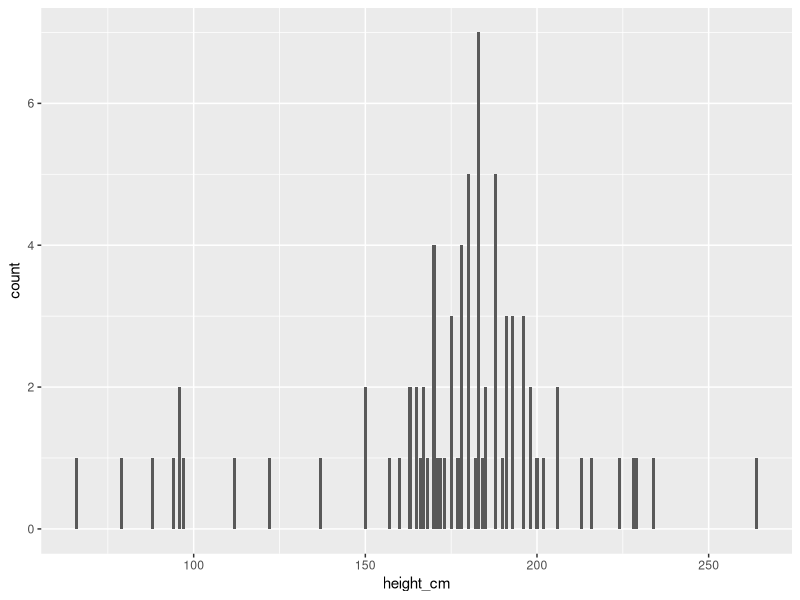
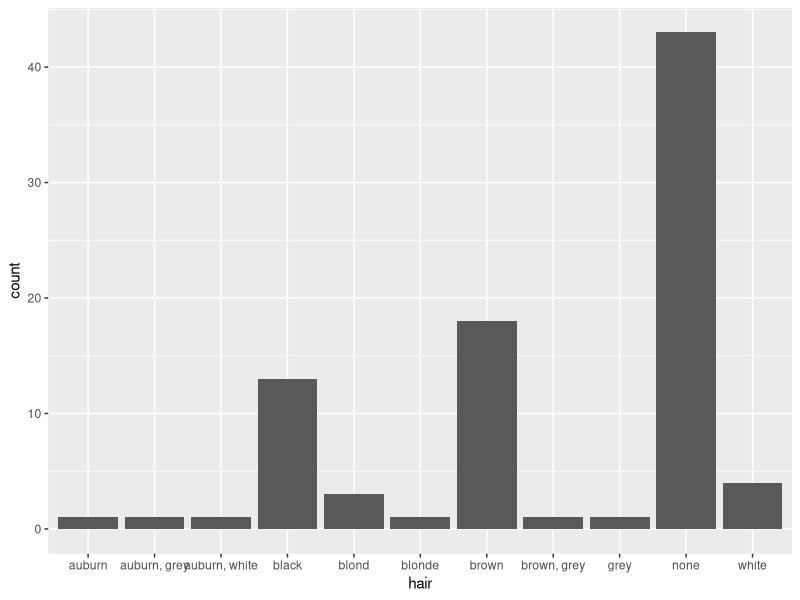
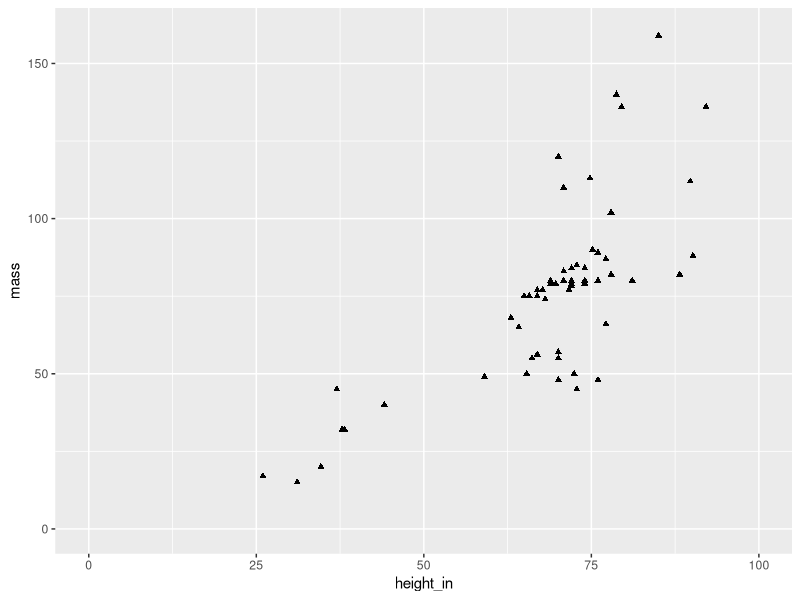
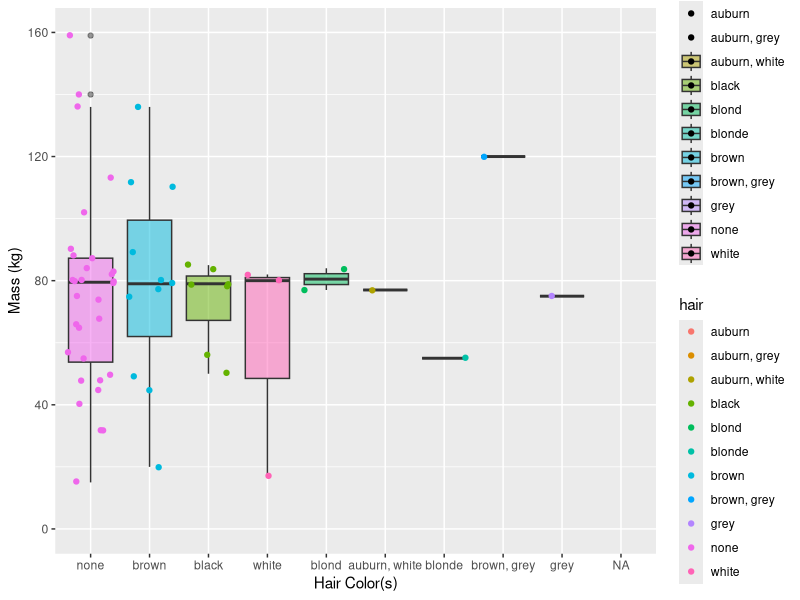
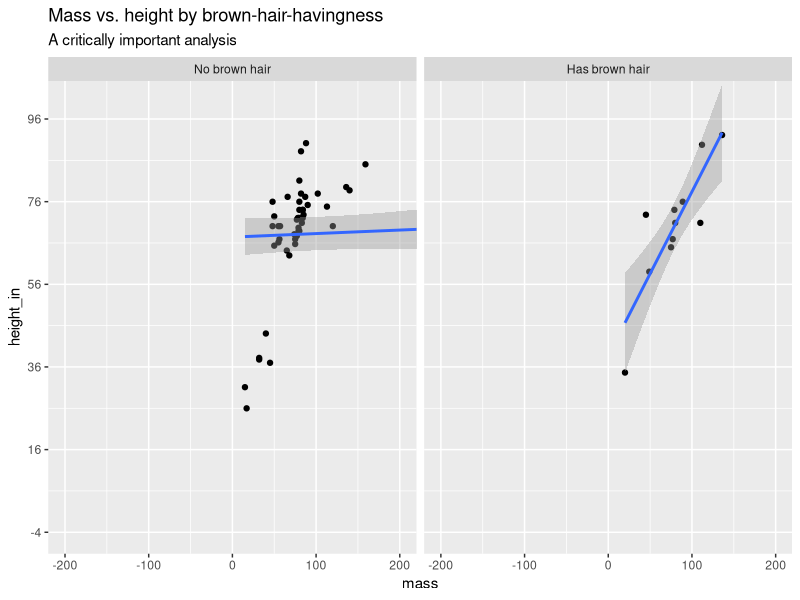
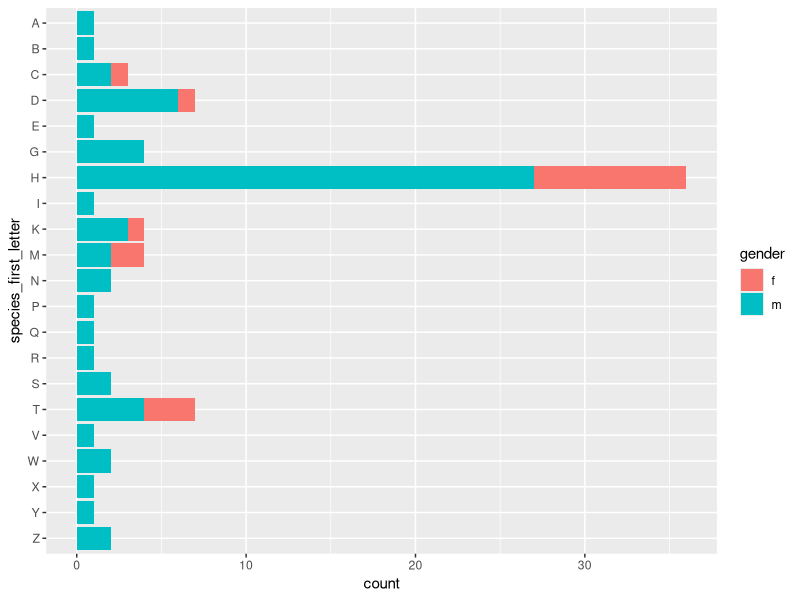
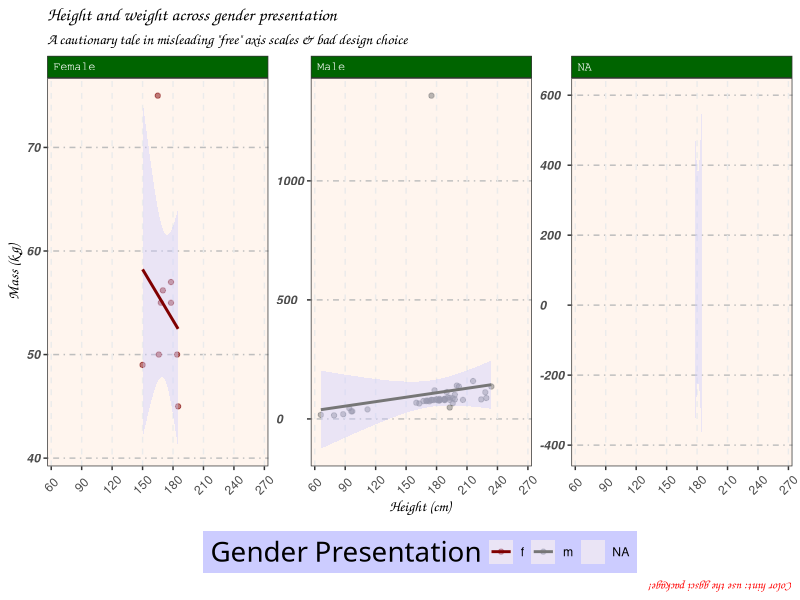

Write R code to recreate these figures, in order.
library(tidyverse)

## Create your goal tibble to replicate

# Run this line to see what your end product should look like
sw.wrangled.goal <- read_csv("sw-wrangled.csv") %>% 
  mutate(across(c(hair, gender, species, homeworld), factor)) # this is a quick-and-dirty fix to account for odd importing behavior

# View in console
sw.wrangled.goal 

# Examine the structure of the df and take note of data types
# Look closely at factors (you may need another function to do so) to see their levels
str(sw.wrangled.goal) 



## Use the built-in starwars dataset to replicate the tibble above in a tbl called sw.wrangled
# If you get stuck, use comments to "hold space" for where you know code needs to go to achieve a goal you're not sure how to execute
sw.wrangled <- starwars %>%
  # separate first and last name
  separate(name, c("first_name", "last_name"), sep = " ") %>%
  # sort alphabetically by last name
  arrange(.$last_name) %>% 
  # add initials column 
  add_column(initials = sapply(str_extract_all(paste(.$first_name, .$last_name, sep = " "), "[A-Z]")
                               , paste, collapse = "")
             , .after = "last_name") %>%
  # remove skin_color, eye_color, birth_year, films, vehicles, starships, and sex
  select(-c(skin_color, eye_color, birth_year, films, vehicles, starships, sex)) %>% 
  # change NAs in hair_color to "none"
  mutate(hair_color = ifelse(is.na(hair_color), "none", hair_color)) %>% 
  mutate(gender = ifelse(as.character(gender) == "feminine", "f", as.character(gender)),
         gender = ifelse(as.character(gender) == "masculine", "m", as.character(gender))) %>% 
  # rename height, and hair_color
  rename(height_cm = height, 
         hair = hair_color) %>% 
  # show height in inches (height_in) and centimeters (height_cm)
  add_column(height_in = .$height_cm/2.54
             , .after = "initials" ) %>% 
  mutate(brown_hair = ifelse(hair == "brown", "True", "False")) %>% 
  mutate(species_first_letter = str_extract(species, "\\b[A-Z]{1}"))

View(sw.wrangled)

## What doesn't match exactly:
# inch values are rounded/computed differently than the goal dataset
# not sure how to have the first names alphabetical within the last names being alphabetical
# seems like some of the subjects were removed from the goal set, not sure what parameters they were removed by, could individually remove those names 


## Check that your sw.wrangled df is identical to the goal df
# Use any returned information about mismatches to adjust your code as needed
#all.equal(sw.wrangled.goal, sw.wrangled)

### ASSIGNMENT 11 PART 1: recreate plots 

## PLOT 1

sw.wrangled %>% 
  filter(!is.na(height_cm)) %>% 
  ggplot(aes(x=height_cm)) + 
  geom_bar()
# how do you make the bars thicker instead of thin lines?

## PLOT 2
 
sw.wrangled %>% 
  ggplot(aes(x=hair)) +
  geom_bar()
# need to sort bars (sorted_hair)
 

## PLOT 3

sw.wrangled %>%
  ggplot(aes(x = height_in, y = mass)) +
  geom_point(shape = 17) +
  xlim(0, 100) +
  ylim(0, 160)


### ASSIGNMENT 12 MORE PLOTS

## PLOT 1 

hair_order <- c('none', 'brown', 'black', 'bald', 'white', 'blond', 'auburn, white', 'blonde', 'brown, grey', 'grey')

sw.wrangled %>% 
  ggplot(aes(x = factor(hair, level = hair_order), y = mass, fill = hair)) +
  geom_boxplot(alpha = .5) +
  coord_cartesian(ylim = c(0, 160)) +
  scale_y_continuous(breaks = seq(0, 160, by = 40)) +
  geom_jitter(data = sw.wrangled, aes(x = factor(hair, level = hair_order), y = mass, col = hair)) +
  labs(x = "Hair Color(s)", y = "Mass (kg)", fill = "Colorful hair")

## PLOT 2

sw.wrangled %>% 
  ggplot(aes(x = mass, y = height_in)) +
  geom_point() +
  facet_wrap(vars(brown_hair), 
             labeller = labeller(brown_hair = c("True" = "Has brown hair", "False" = "No brown hair"))) +
  geom_smooth(method = "lm") +
  coord_cartesian(xlim = c(-200, 200), ylim = c(-4, 100)) +
  scale_x_continuous(breaks = seq(-200, 200, by = 100)) +
  scale_y_continuous(breaks = seq(-4, 100, by = 20)) +
  labs(title = "Mass vs. height by brown-hair-havingness", subtitle = "A critically important analysis")

## PLOT 3
# x = species_first_letter, y = count, fill = gender, flip axes 
sw.wrangled %>% 
  mutate(species_first_letter = str_extract(species, "\\b[A-Z]{1}")) %>%
  filter(!is.na(species_first_letter)) %>% 
  ggplot(aes(x = factor(species_first_letter, levels = rev(levels(factor(species_first_letter)))), fill = gender)) +
  geom_bar() +
  coord_flip() +
  labs(x = "species_first_letter")


### ASSIGNMENT 13 LAST PLOT YAY
## I surrender

# install.packages("ggsci")
library(ggsci)

sw.wrangled %>% 
  ggplot(aes(x = height_cm, y = mass, color = gender)) +
  scale_color_uchicago() +
  geom_point(alpha = .5) +
  geom_smooth(fill = "#ccccff", method = "lm") +
  facet_wrap(vars(gender),
             scales = "free_y",
             labeller = labeller(gender = c("f" = "Female", "m" = "Male", 'NA' = "Other"))) +
  scale_x_continuous(n.breaks = 8) +
  theme_bw() +
  theme(panel.grid.major.y = element_line(linetype = 'dotdash', color = "gray"),
        panel.grid.major.x = element_line(linetype = 'dashed'),
        panel.grid.minor = element_line(linetype = 'blank'),
        panel.background = element_rect(fill = "seashell"),
        strip.background = element_rect(fill = "#006400"),
        strip.text = element_text(color = "white", family = "Courier", hjust = 0),
        axis.title = element_text(family = "Comic Sans MS"),
        title = element_text(family = "Comic Sans MS"),
        legend.position = "bottom",
        axis.text.x = element_text(angle = 45, vjust = .5, hjust = .5),
        axis.text.y = element_text(face = "bold.italic", hjust = 0), 
        legend.title = element_text(family = "Brush Script MT", size = 20),
        legend.background = element_rect(fill = "#ccccff"),
        plot.caption = element_text(color = "red", angle = 180, hjust = 0)) +
  labs(title = "Height and weight across gender presentation", 
       subtitle = 'A cautionary tale in misleading "free" axis scales & bad design choice',
       x = "Height (cm)",
       y = "Mass (kg)", 
       color = "Gender Presentation",
       caption = "Color hint: use the ggsci package!")
  
